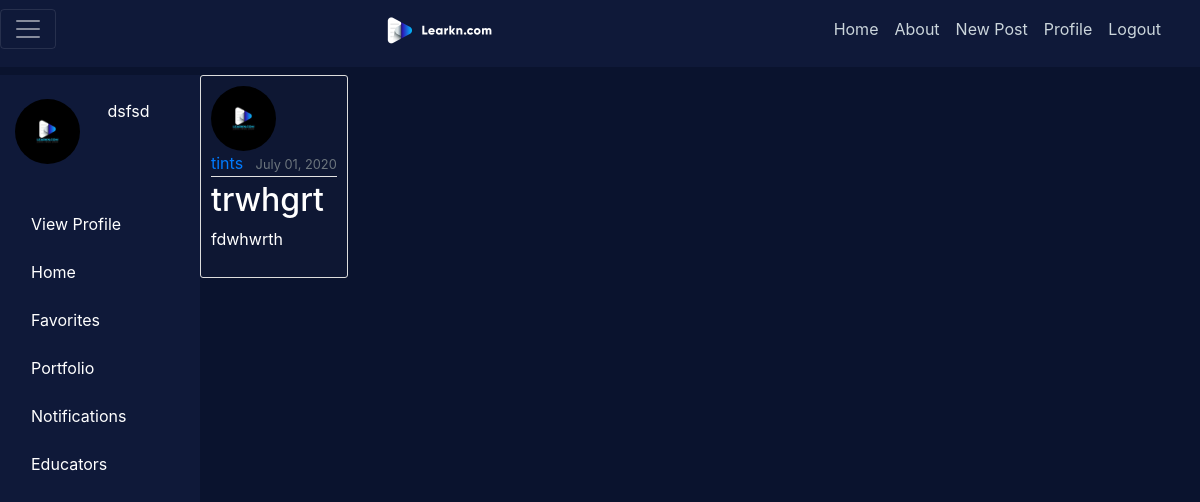
Screenshot of /post/15/ (signed in) with the database file from the repository.
### users/models.py (models this page shows, shortened)
class Profile(models.Model):
    user = models.OneToOneField(User, on_delete=models.CASCADE)
    image = models.ImageField(default='default.jpg', upload_to='profile_pics')

### blog/models.py (models this page shows, shortened)
class Post(models.Model):
    title = models.CharField(max_length=100)
    content = models.TextField()
    date_posted = models.DateTimeField(default=timezone.now)
    author = models.ForeignKey(User, on_delete=models.CASCADE)

### blog/views.py (the view)
# urls.py: path('post/<int:pk>/', PostDetailView.as_view(), name='post-detail'),
class PostDetailView(DetailView):
    model = Post

### blog/templates/blog/post_detail.html (shortened to what this page needs)
{% extends "blog/base.html" %}
{% block content %}
  <article class="media content-section">
    <img class="rounded-circle article-img" src="{{ object.author.profile.image.url }}">
    <div class="media-body">
      <div class="article-metadata">
        <a class="mr-2" href="#">{{ object.author }}</a>
        <small class="text-muted">{{ object.date_posted|date:"F d, Y" }}</small>
      </div>
      <h2 class="article-title">{{ object.title }}</h2>
      <p class="article-content">{{ object.content }}</p>
    </div>
  </article>
{% endblock content %}

### blog/templates/blog/base.html (shortened to what this page needs)
{% load staticfiles %}
<!DOCTYPE html>
<html>
<head>
    <link rel="stylesheet" href="https://maxcdn.bootstrapcdn.com/bootstrap/4.0.0/css/bootstrap.min.css">
    <link rel="stylesheet" type="text/css" href="{% static 'blog/main.css' %}">
</head>
<body class="container-fluid">
    <header class="site-header">
      <nav class="navbar navbar-expand-md navbar-dark bg-steel fixed-top pb-3 pl-0">
        <div class="container-fluid nav-container">
          <button class="navbar-toggler" type="button" onclick="navFunction()">
          <span class="navbar-toggler-icon"></span>
          </button>
          <a class="navbar-brand mr-2" href="{% url 'blog-home' %}"><img src="{% static 'blog/img/learkn_logo.png' %}"  height='32' width='134' /></a>
            <div class="navbar-nav">
              <a class="nav-item nav-link" href="{% url 'blog-home' %}">Home</a>
              <a class="nav-item nav-link" href="{% url 'blog-about' %}">About</a>
              {% if user.is_authenticated %}
              <a class="nav-item nav-link" href="{% url 'post-create' %}">New Post</a>
              <a class="nav-item nav-link" href="{% url 'profile' %}">Profile</a>
              <a class="nav-item nav-link" href="{% url 'logout' %}">Logout</a>
              {% else %}
              <a class="nav-item nav-link" href="{% url 'login' %}">Log In</a>
              <a class="nav-item nav-link" href="{% url 'signup' %}">Sign Up</a>
              {% endif %}
            </div>
          </div>
      </nav>
    </header>
    <main role="main" class="profile-container row" >
      <section class= "profile col-2 ">
          <div class="container user_profile">
            <div class="row">
              <div class="col-6 pt-4">
                <img class="rounded-circle article-img pt-10" src="{{ user.profile.image.url }}">
              </div>
              <div class="col-6 pt-4">
                {{ user.username }}
              </div>
            </div>
            <div class="row pt-4">
              <div class="col-12 d-flex flex-row  pt-4">
                <div class="image pr-3"> <img src="static/blog/img/profile_icon.png" alt="" class="icons"> </div>
                <div class=" "> View Profile </div>
              </div>
              <div class="col-12 d-flex flex-row pt-4 ">
                <div class="image pr-3"> <img src="static/blog/img/home_icon.png" alt="" class="icons"> </div>
                <div class=" "> Home </div>
              </div>
              <div class="col-12 d-flex flex-row pt-4">
                <div class="image pr-3"> <img src="static/blog/img/favorites_icon.png" alt="" class="icons"> </div>
                <div class=" "> Favorites </div>
              </div>
              <div class="col-12 d-flex flex-row pt-4">
                <div class="image pr-3"> <img src="static/blog/img/portfolio_icon.png" alt="" class="icons"> </div>
                <div class=" "> Portfolio </div>
              </div>
              <div class="col-12 d-flex flex-row pt-4">
                <div class="image pr-3"> <img src="static/blog/img/notifications_icon.png" alt="" class="icons"> </div>
                <div class=" "> Notifications </div>
              </div>
              <div class="col-12 d-flex flex-row pt-4 ">
                <div class="image pr-3"> <img src="static/blog/img/educators_icon.png" alt="" class="icons"> </div>
                <div class=" "> Educators </div>
              </div>
            </div>
        </section>
        <div class="container-fluid content col-10">
          <div class="row ">
            {% block content %}
            {% endblock %}
          </div>
        </div>
    </main>
  </body>
</html>

### blog/static/blog/main.css (style rules this page uses)
body { background: #0A132E; color: #ffffff; margin-top: 0; font-size: 16px; }
h1, h2, h3, h4, h5, h6 { color: #fcfcfc; }
.site-header { padding-bottom: 0; margin-bottom: 0; padding-left: 0; }
.navbar-expand-md .navbar-toggler { display: inline-block; }
.bg-steel { background-color: #0F1939; }
.site-header .navbar-nav .nav-link { color: #cbd5db; }
.nav-container { padding-left: 0; }
.content-section { background: rgb(14, 23, 51); padding: 10px 10px; border: 1px solid #dddddd; border-radius: 3px; display: grid; }
.article-title { color: #ffffff; }
.article-content { white-space: pre-line; }
.article-img { height: 65px; width: 65px; margin-right: 16px; }
.article-metadata { padding-bottom: 1px; margin-bottom: 4px; border-bottom: 1px solid #e3e3e3 }
main { padding-top: 0px; font-size: 16px; }
.profile { width: 241 px; height: 827px; background-color: #0F1939; display: grid; grid-template-columns: 1fr; padding-left: 0; }
.site-header { height: 75px; }

### rows the page displays
Post: author.profile.image (placeholder picture), author "tints", date_posted "July 01, 2020", title "trwhgrt", content "fdwhwrth"

### other values shown
{{ user.username }} "dsfsd"
